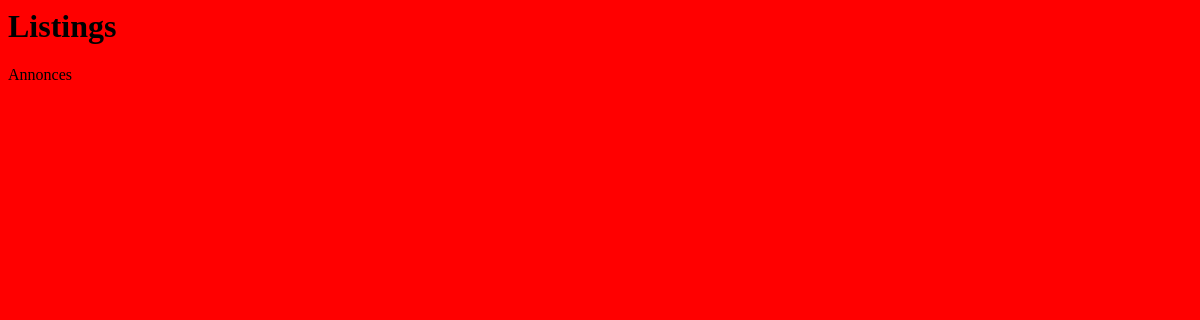
The page /listings/ on the database as committed earlier.
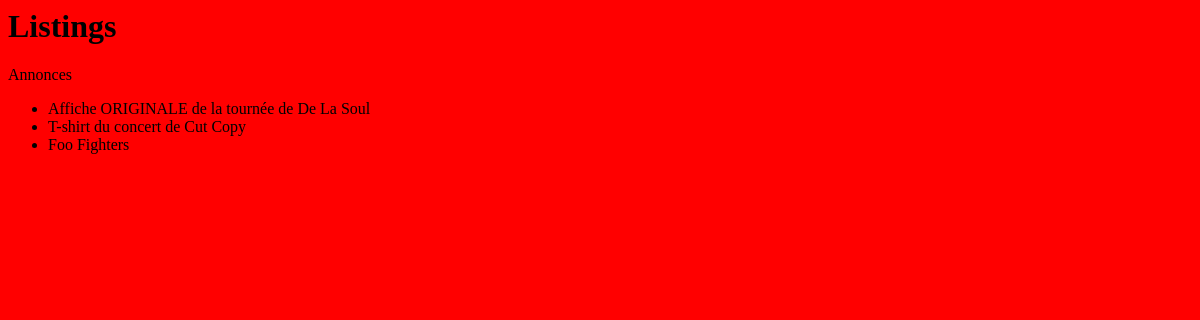
The same page on the database as committed later.
### listings/models.py (models this page shows, shortened)
class Title(models.Model):
    class Type(models.TextChoices):
        Records = "R"
        Clothing = "C"
        Posters = "P"
        Miscellaneous = "M"
    name = models.fields.CharField(max_length=100)
    description = models.fields.CharField(max_length=1000)
    sold = models.fields.BooleanField(default=False)
    year = models.fields.IntegerField(null=True, blank=True)
    type = models.fields.CharField(choices=Type.choices, max_length=5)
    band = models.ForeignKey(Band, null=True, on_delete=models.SET_NULL)

### listings/views.py (the view)
# urls.py: path('listings/', views.listings),
def listings(request):
    title = Title.objects.all()
    return render(request, "listings/listings.html", context={"title" : title})

### listings/templates/listings/listings.html
{% extends 'listings/base.html' %}
{% block content %}
<h1>Listings</h1>
<p>Annonces</p>
<ul>
    {% for title in title %}
        <li>{{ title.name }}</li>
    {% endfor %}
</ul>
{% endblock content %}

### listings/templates/listings/base.html (shortened to what this page needs)
{% load static %}
<html>
    <head>
        <link rel="stylesheet" href="{% static 'listings/styles.css' %}"/>
    </head>
    <body>
        {% block content %}{% endblock content %}
    </body>
</html>

### listings/static/listings/styles.css (style rules this page uses)
body { background-color: red; }

Rows that differ between the two databases and show on the page:
now on this page (row edited): Title: name "Affiche ORIGINALE de la tournée de De La Soul"
now on this page (row edited): Title: name "T-shirt du concert de Cut Copy"
now on this page (row edited): Title: name "Foo Fighters"
